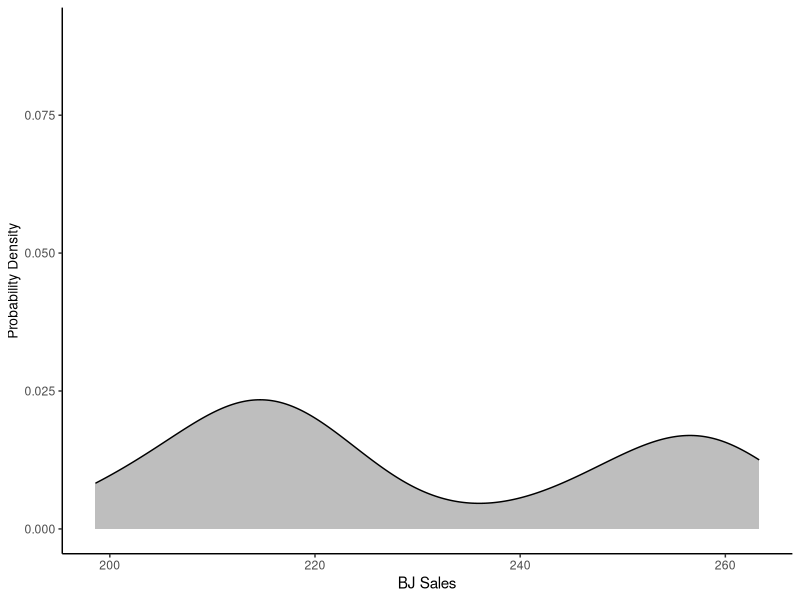
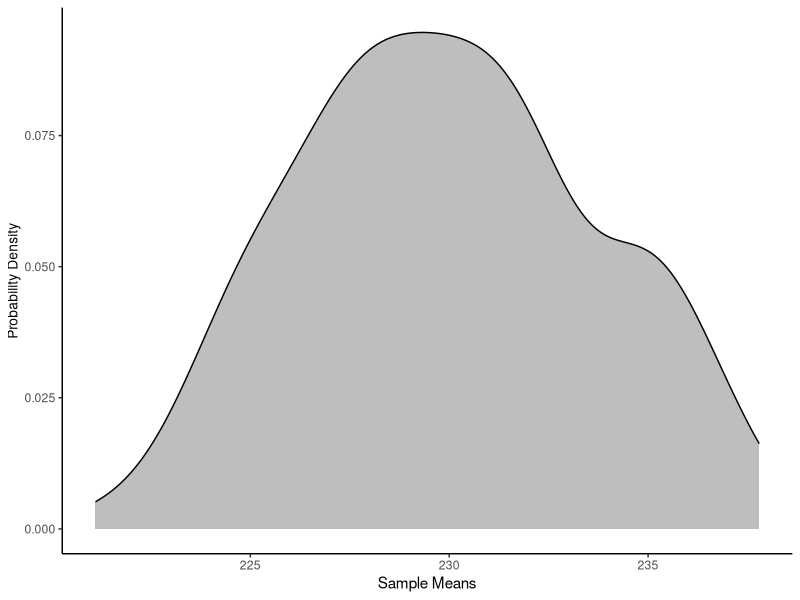

These charts were generated, in order, by the following R code:
## ---- chunk 1
library(tidyverse)
library(ggplot2)
library(gridExtra)

data(BJsales)
numeric_data <- as.numeric(BJsales)
X <- mean(numeric_data)
B <- 10000

sample_means <- replicate(length(numeric_data), {
  samples <- sample(numeric_data, 30, replace=TRUE)
  mean(samples)
})

df <- data.frame(numeric_data, sample_means)

plot_dist <- df %>% 
  ggplot(aes(x=numeric_data)) +
  geom_density(fill="gray") +
  ggtitle(NULL) +
  xlab("BJ Sales") +
  ylab("Probability Density") +
  ylim(c(0, 0.09)) +
  theme_classic() +
  theme(axis.title.y = element_text(size = rel(0.9), angle = 90))

plot_sample <- df %>% 
  ggplot(aes(x=sample_means)) +
  geom_density(fill="gray") +
  ggtitle(NULL) +
  xlab("Sample Means") +
  ylab("Probability Density") +
  theme_classic() +
  theme(axis.title.y = element_text(size = rel(0.9), angle = 90))
## ---- chunk 2
plot_dist
## ---- chunk 3
plot_sample
